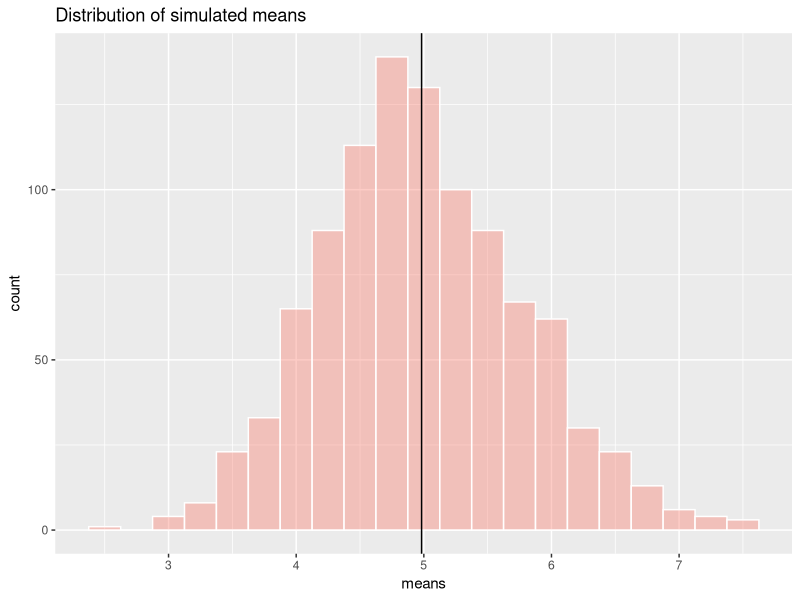
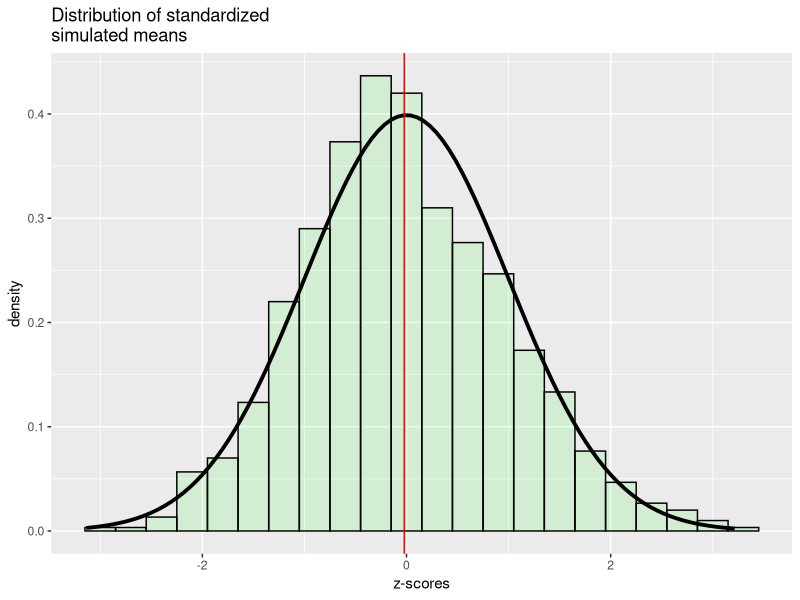

These charts were generated, in order, by the following R code:
## ---- chunk 1
#Load packages
library(dplyr, warn.conflicts = F)
library(ggplot2)
#Exponential function parameters
lambda <- 0.2
n <- 40
num.of.sim <- 1000
#set the seed
set.seed(119983)
#Create a 1000x40 matrix containing the results of the simulation
sim.distrib <- matrix(data=rexp(n * num.of.sim, lambda), nrow=num.of.sim)
## ---- chunk 2
#compute the mean for each of the 1000 simulations(rows)
sim_mns <- data.frame(means=apply(sim.distrib, 1, mean)) 
#Convert dataframe to tbl_df object for more convenient printing
sim_mns <- tbl_df(sim_mns)
#compute the mean of the simulated means
(mean_sim <- sim_mns %>% summarize(simulated.mean = mean(means)) %>% unlist())
#Plot sample means distribution with the calculated...bla bla...
sim_mns  %>%
  ggplot(aes(x = means) ) + geom_histogram(alpha=0.4, binwidth= .25, fill = "salmon", col = "white") +
  geom_vline(xintercept = mean_sim, color="black", size = 0.5) +
  ggtitle("Distribution of simulated means")
## ---- chunk 3
#Compute the variance of the sample means
sd.samp <- sim_mns  %>% select(means)  %>% unlist() %>%  sd()
(var.samp <- sd.samp ^ 2)
#Theoretical variance of the exponential distribution
(((1/lambda))/sqrt(40))^2
## ---- chunk 4
#Compute mean of our normalized means
(z_mean <- sim_mns %>%  mutate(z_score = (means - 1/lambda) / (1/lambda / sqrt(n)))  %>% select(z_score) %>%
   summarise(z_mean = mean(z_score)) %>% unlist())
#create Z scores from the sample means
sim_mns %>%  mutate(z_score = (means - 1/lambda) / (1/lambda / sqrt(n))) %>% 
  ggplot(aes(x = z_score)) + 
   geom_histogram(alpha=0.1,  binwidth = 0.3, fill="green", color="black", aes(y = ..density..)) +
   stat_function(fun = dnorm, size = 1.3) +
   geom_vline(xintercept = z_mean, color="red", size = 0.5) +
   ggtitle("Distribution of standardized \nsimulated means") +
   xlab("z-scores")
